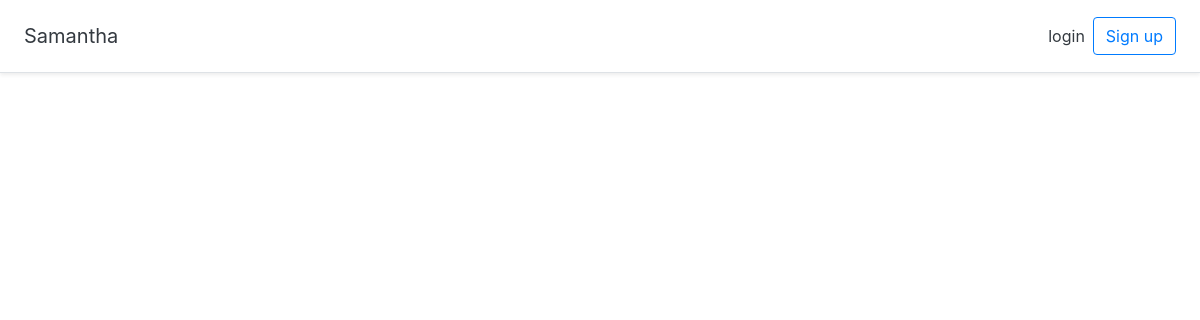
Page /home/ on the earlier database version.
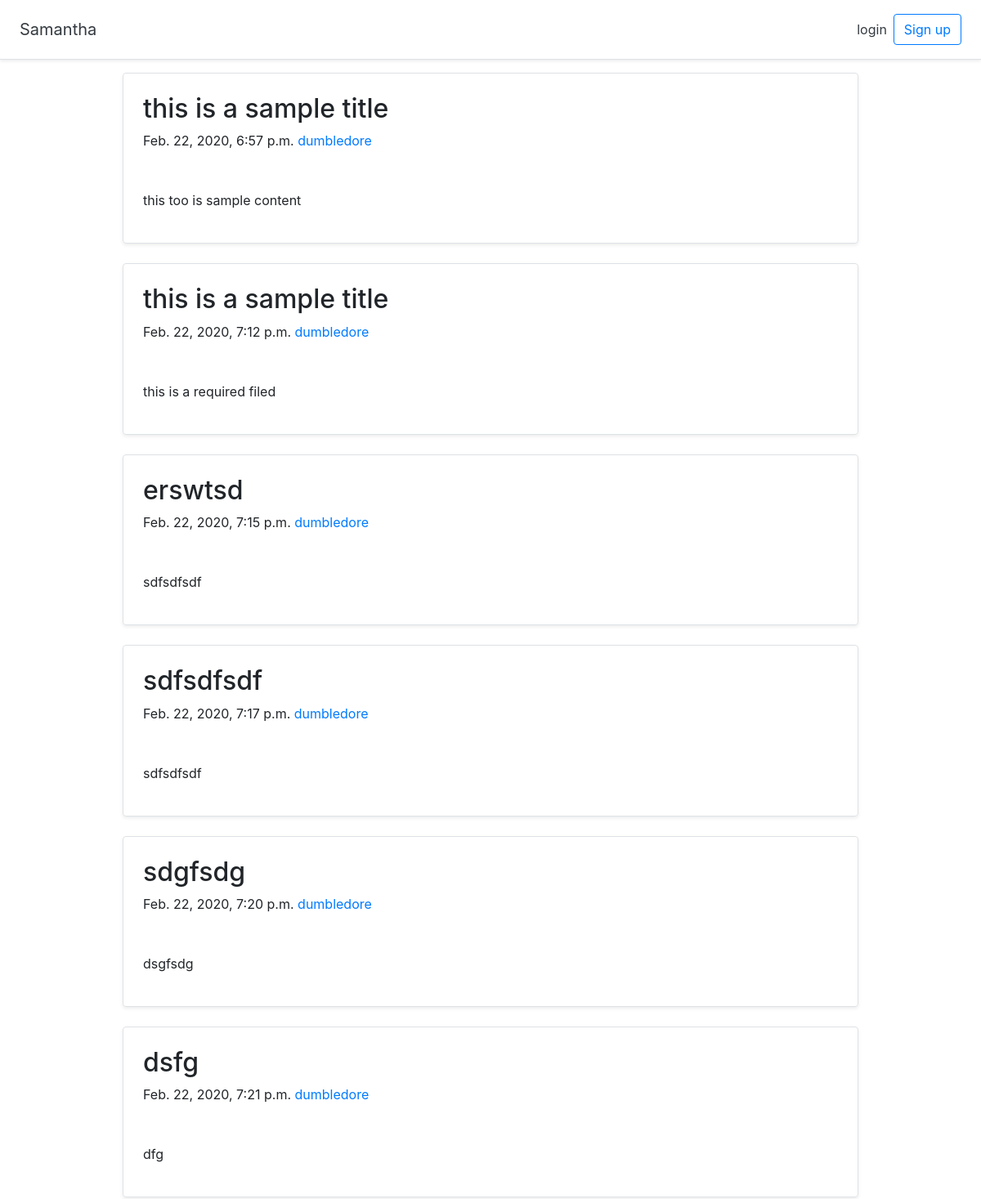
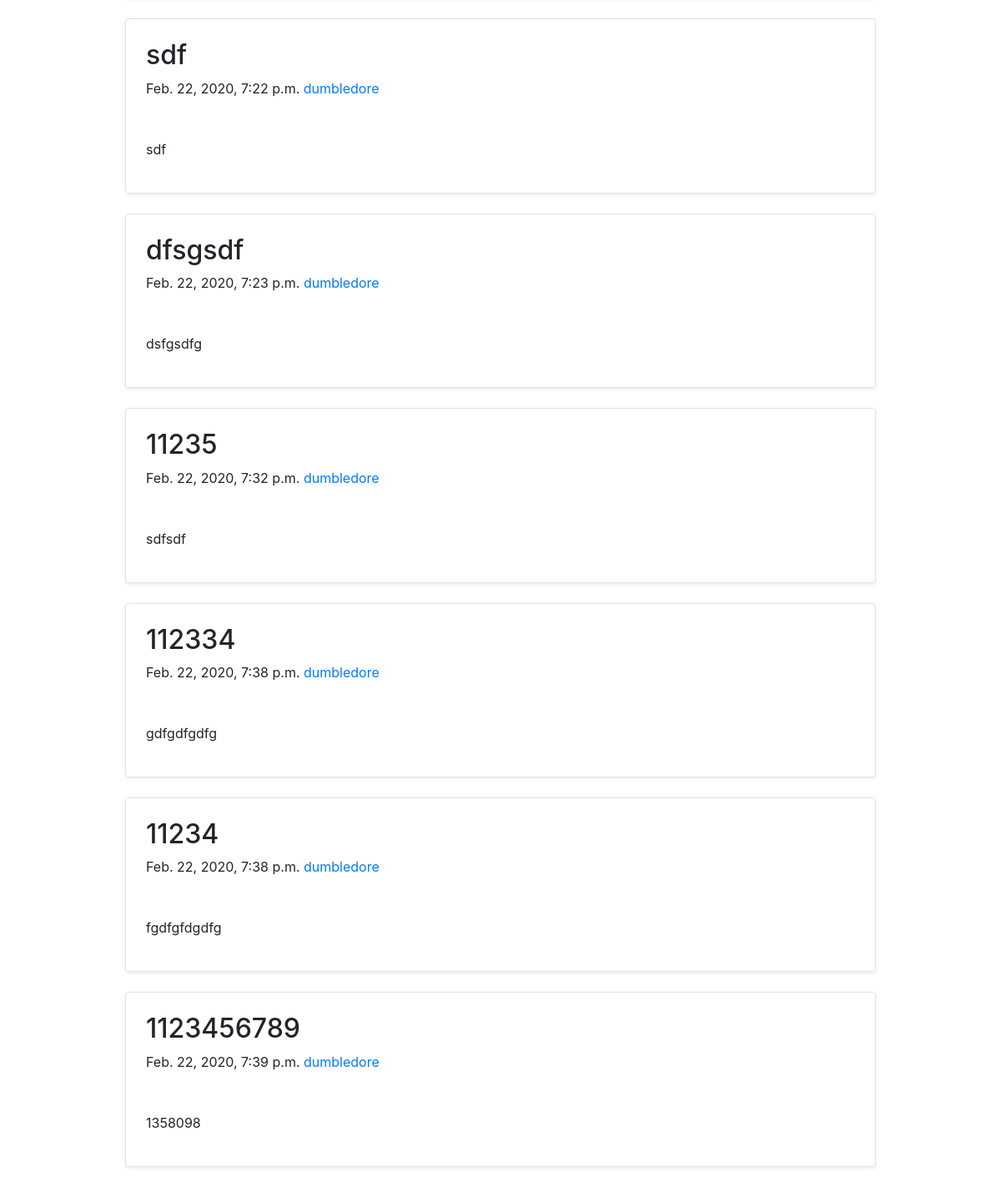
Same page on the later database version (2 pictures, top to bottom).
### blog/models.py (models this page shows, shortened)
class Post(models.Model):
	author = models.ForeignKey(User, on_delete = models.CASCADE)
	title = models.CharField(max_length=100, blank = True)
	date = models.DateTimeField(default = timezone.now)
	content = models.TextField()
	image = models.ImageField(default='default.jpeg', upload_to='mobile_uploads')

### blog/views.py (the view)
# urls.py: url('home/',views.home , name = 'home'),
def home(request):
	context = {'key_1':generic}
	return render(request, 'blog/home.html',context = context)

### blog/templates/blog/home.html (shortened to what this page needs)
{% extends 'blog/base.html' %}
{% block content %}
	{% for info in key_1%}
		<div style="width:900px; margin:0 auto;">
			<div class="col-md-15">
			  <div class="row no-gutters border rounded overflow-hidden flex-md-row mb-4 shadow-sm h-md-250 position-relative">
			    <div class="col p-4 d-flex flex-column position-static">
			      <h2 class="blog-post-title"> {{ info.title }} </h2>
			      <p class="blog-post-meta">{{ info.date }}  <a href="#">{{ info.author }}</a></p>
			      <p> {{ info.content }} </p>
			    </div>
			  </div>
			</div>
		</div>
	{% endfor %}
{% endblock %}

### blog/templates/blog/base.html (shortened to what this page needs)
<!DOCTYPE html>
<html lang="en">
  <head>
	<link rel="stylesheet" href="https://stackpath.bootstrapcdn.com/bootstrap/4.4.1/css/bootstrap.min.css">
  </head>
  <body>
    <div class="d-flex flex-column flex-md-row align-items-center p-3 px-md-4 mb-3 bg-white border-bottom shadow-sm">
      <h5 class="my-0 mr-md-auto font-weight-normal">
        <a class="text-dark" href="{%url 'home'%}">Samantha</a>
      </h5>
      {% if user.is_authenticated %}
        <nav class="my-2 my-md-0 mr-md-3">
          <a class="p-2 text-dark" href="{%url 'post_'%}">Post</a>
          <a class="p-2 text-dark" href="{% url 'logout' %}">Logout</a>
        </nav>
      {% else %}
        <a class="p-2 text-dark" href="{% url 'login' %}">login</a>
        <a class="btn btn-outline-primary" href="{% url 'register' %}">Sign up</a>
      {% endif %}
    </div>
    <div class="container">
    	{% block content %}
  	  {% endblock%}
   </div>
  </body>
</html>

Differences in the rows shown:
added Post: title "this is a sample title", date "Feb. 22, 2020, 6:57 p.m.", author "dumbledore", content "this too is sample content"
added Post: title "this is a sample title", date "Feb. 22, 2020, 7:12 p.m.", author "dumbledore", content "this is a required filed"
added Post: title "erswtsd", date "Feb. 22, 2020, 7:15 p.m.", author "dumbledore", content "sdfsdfsdf"
added Post: title "sdfsdfsdf", date "Feb. 22, 2020, 7:17 p.m.", author "dumbledore", content "sdfsdfsdf"
added Post: title "sdgfsdg", date "Feb. 22, 2020, 7:20 p.m.", author "dumbledore", content "dsgfsdg"
added Post: title "dsfg", date "Feb. 22, 2020, 7:21 p.m.", author "dumbledore", content "dfg"
added Post: title "sdf", date "Feb. 22, 2020, 7:22 p.m.", author "dumbledore", content "sdf"
added Post: title "dfsgsdf", date "Feb. 22, 2020, 7:23 p.m.", author "dumbledore", content "dsfgsdfg"
added Post: title "11235", date "Feb. 22, 2020, 7:32 p.m.", author "dumbledore", content "sdfsdf"
added Post: title "112334", date "Feb. 22, 2020, 7:38 p.m.", author "dumbledore", content "gdfgdfgdfg"
added Post: title "11234", date "Feb. 22, 2020, 7:38 p.m.", author "dumbledore", content "fgdfgfdgdfg"
added Post: title "1123456789", date "Feb. 22, 2020, 7:39 p.m.", author "dumbledore", content "1358098"
